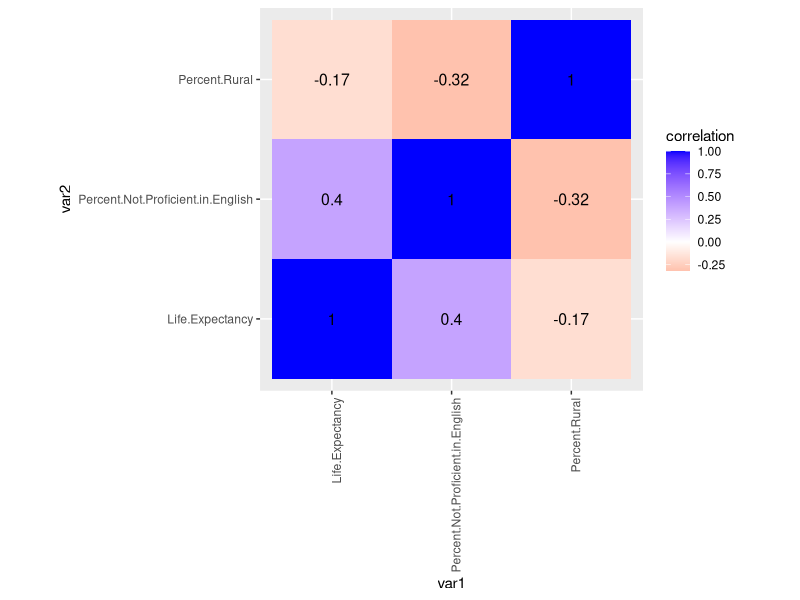
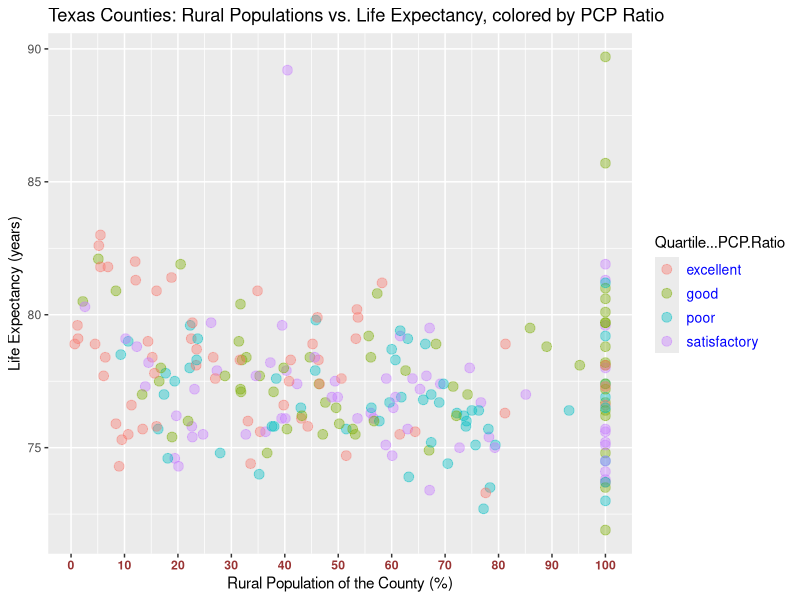
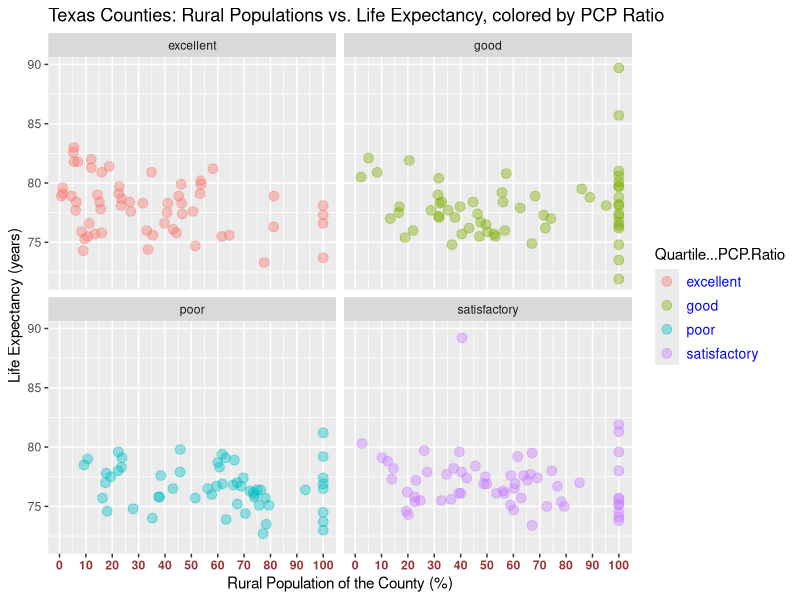
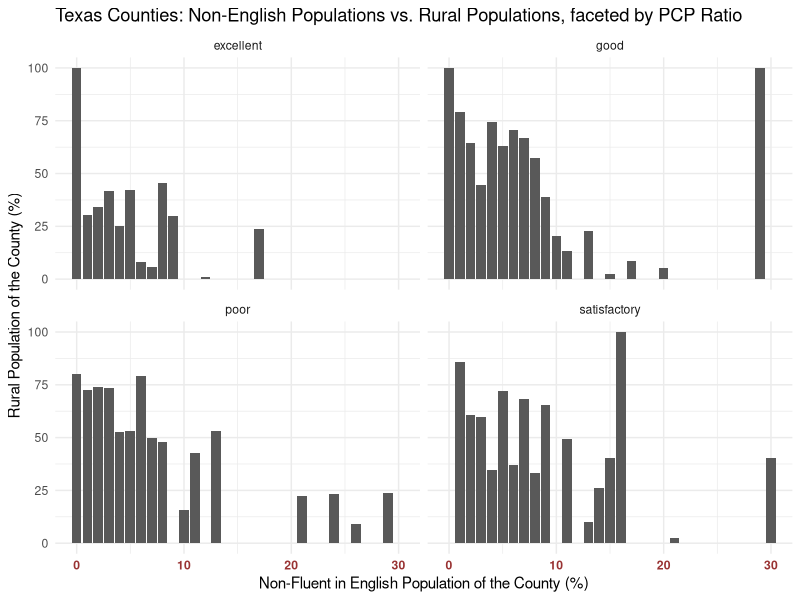
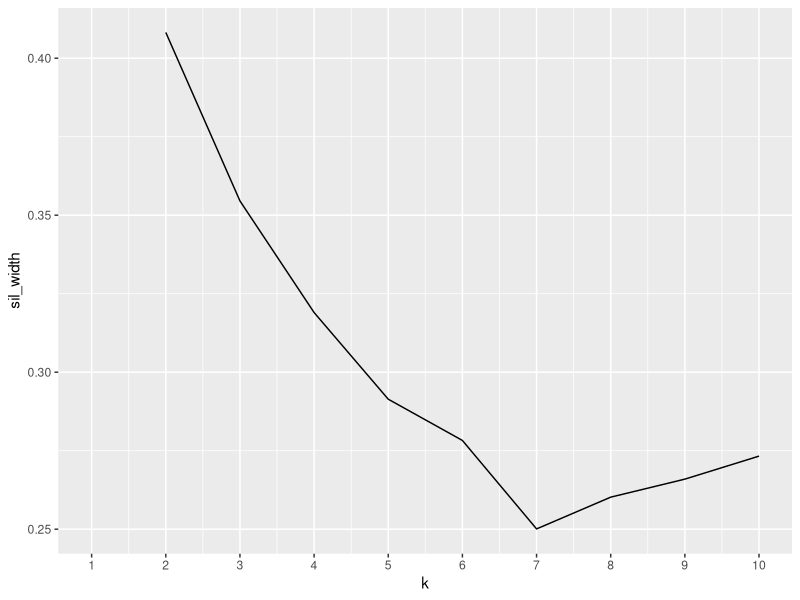
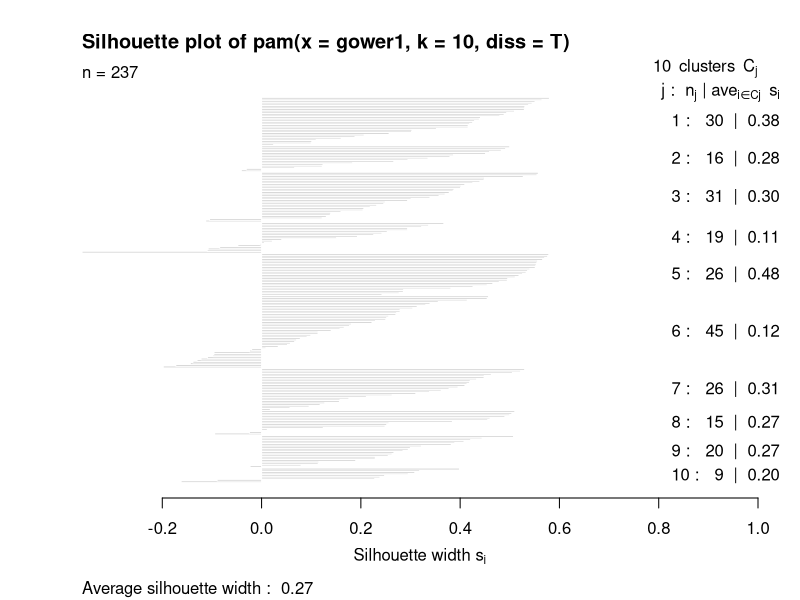

Reproduce these figures in R, in order.
## ---- chunk 1
knitr::opts_chunk$set(echo = TRUE, eval = TRUE, fig.align = "center", warning = F, message = F,
tidy=TRUE, tidy.opts=list(width.cutoff=60), R.options=list(max.print=100))
## ---- chunk 2
## My 2 datasets from countyhealthrankings.org were adapted from the 2020 County Health Rankings in order to only contain the Texas counties data. The common ID variable between the 2 datasets is Texas county name. 
## The first dataset called "Additional Measure Data" contains 3 numeric variables which are "Percent.Not.Proficient.in.English", "Percent.Rural", and "Life.Expectancy". 
## "Percent.Not.Proficient.in.English" is the percentage of residents in the county who are not fluent in English. 
## "Percent.Rural" is the percentage of the county that is classified as rural. 
## "Life.Expectancy" is the average life expectancy for individuals of all race backgrounds in the county. 
## The second dataset "Ranked Measure Data" is from the same 2020 report, and was simplified to contain 1 categorical variable "Quartile...PCP.Ratio" which is categorized "1, 2, 3, or 4" depending on the county's PCP (primary healthcare provider, aka doctors) ratio rank within the state. 
## Higher quartile rank correlates to a higher PCP:resident ratio, meaning that there are less primary care providers for a larger population of residents. 

## I am interested in this data because my Senior Undergraduate Thesis explores the impacts of telemedicine on access to care.
## I expect to see a negative/indirect association between "Percent.Not.Proficient.in.English" and "Life.Expectancy". I also expect to see "Life.Expectancy" increase as the "Quartile...PCP.Ratio" increases.  
library(dplyr) 
library(tidyverse)

dataset1<-read.csv("data1rankedmeasuredata.csv",header=TRUE)
head(dataset1)

dataset2<-read.csv("data2-addlmeasuredata.csv", header=TRUE)
head(dataset2)
## ---- chunk 3
# My datasets were already tidy. So, I will be using 'pivot_wider()' to make 'dataset1' untidy, and then use 'pivot_longer()' in order to re-tidy it.

# make dataset1 untidy via 'pivot_wider()'
untidy1<-dataset1%>%pivot_wider(names_from="County",values_from="Quartile...PCP.Ratio")

# re-tidy dataset1  via 'pivot_longer()'
untidy1%>%pivot_longer(cols=c(1:254),names_to="County", values_to="Quartile PCP Ratio")

# dataset1 is now re-tidy, back to original 
## ---- chunk 4

# Both datasets began with 254 observations- 1 for each of the 254 counties in Texas. The ID's for the counties were spelled and capitalized consistently across the 2 datasets. 

# I chose to use 'inner_join'. 'inner_join' works by dropping observation ID's that are missing in either dataset. Rather than introducing NA observations, any and all unmatched observations are dropped. Since both of my datasets both had all of the same observation ID's present, all of the join options would have yielded the same result: 254 observations of all of the counties. 'inner_join' results will show the same number of observations as the number of ID intersections between the 2 datasets. This is evidenced here: the 2 datasets share 254 county ID's, and the joined dataset shows 254 observations.

# No observations were dropped after joining, since both datasets had the same observations. Observations will be removed in the next step (Wrangling) and the potential consequences will be discussed there. 

fulldata<-dataset1%>%inner_join(dataset2)
head(fulldata)

## ---- chunk 5
# I used 'filter' and 'na.omit' to omit any observation rows that had 'NA' in any column. Originally, there are 254 counties/observations in Texas in the joined dataset, but 'na.omit' removed 17 observations, resulting in 237 counties in the filtered dataset. For example, county 'Borden' was omitted because it contained 'NA' in the 'Quartile...PCP.Ratio' variable. Potential problems in a real-life context include omission of crucial healthcare data, which will lead to a lack of knowledge and study of certain counties, possibly resulting in a lack of healthcare reform, which may manifest, for example, as fewer tax dollar dedications to improving medical facilities in these counties. 

fulldataUSE<-fulldata%>%filter(!is.na(Quartile...PCP.Ratio))%>%filter(!is.na(Percent.Not.Proficient.in.English))%>%filter(!is.na(Percent.Rural))%>%filter(!is.na(Life.Expectancy))

glimpse(fulldataUSE)
## ---- chunk 6
# 1) mutate: making the categorical variable 'Quartile...PCP.Ratio' clearer: changing number values to word values
# higher number value for quartile correlates to higher 'provider:resident' ratio, which is less ideal for patient care. So, '1' correlates to 'Excellent' and '4' correlates to 'Poor'.

data<-fulldataUSE%>%mutate(Quartile...PCP.Ratio = recode(Quartile...PCP.Ratio, `1` = "excellent", `2` = "good", `3` = "satisfactory", '4' = "poor"))
head(data)


# 2) mutate: generate a variable that is a function of another variable 
# the average life expectancy in Texas overall is 79.1 years. I generated a new variable 'LEcomparedtoTX' to compare each county's life expectancy to Texas' overall. A value of <1 indicates an average life expectancy lower than that of Texas' life expectancy. A value of >1 indicates better county life expectancy than the state's life expectancy overall. 
head(data%>%mutate(LEcomparedtoTX = Life.Expectancy/79.1))

## ---- chunk 7
# 1-5) use 5 unique functions (mean, sd, etc) inside 'summarize()'

# 1) mean % rural across counties = 52.33038%
data%>%summarize(mean_percent_rural = mean(Percent.Rural, na.rm=T))

# 2) number of distinct life expectancy values = 87 distinct year values
data%>%summarize(n_distinct(Life.Expectancy))

# 3) minimum county life expectancy value = 71.9 years
data%>%summarize(min(Life.Expectancy))

# 4) maximum county % not proficient in English value = 30%
data%>%summarize(max(Percent.Not.Proficient.in.English))

# 5) median % rural population value = 50.2%
data%>%summarize(median(Percent.Rural))

# 6-7) 2 statistics grouped by categorical variable 

# 6) mean life expectancy, grouped by 'Quartile...PCP.Ratio' categorical groups, arranged by descending average life expectancy (high->low). 
data%>%group_by(Quartile...PCP.Ratio)%>%summarize(mean_LifeExpectancy=mean(Life.Expectancy,na.rm=T))%>%arrange(desc(mean_LifeExpectancy))

# 7) mean percentage of rural population, grouped by "Quartile...PCP.Ratio" categorical groups, arranged by descending percentage of rural.
data%>%group_by(Quartile...PCP.Ratio)%>%summarize(mean_PercentRural=mean(Percent.Rural,na.rm=T))%>%arrange(desc(mean_PercentRural))

# 8-9) more summary statistics

# 8) mean life expectancy for counties with 25% or more of the population not proficient in English = 83.125 years.
data%>% filter(Percent.Not.Proficient.in.English>=25) %>%summarize(mean(Life.Expectancy))

# 9) mean life expectancy with a minimal rural population percentage (0-10%) = 79.42222 years.
data%>% filter(between(Percent.Rural,0,10))%>%summarize(mean(Life.Expectancy))


# 10) correlation matrix of numeric variables
cormatrix <- data %>% select_if(is.numeric) %>% cor(use="pair")
cormatrix
## ---- chunk 8
# 4.a) correlation heatmap of numeric variables 
tidycor <- cormatrix %>% as.data.frame%>%rownames_to_column("var1")%>%pivot_longer(-1,names_to="var2",values_to="correlation")

tidycor%>%ggplot(aes(var1,var2,fill=correlation))+geom_tile()+scale_fill_gradient2(low="red",mid="white",high="blue")+geom_text(aes(label=round(correlation,2)),color = "black", size = 4)+theme(axis.text.x = element_text(angle = 90, hjust=1))+coord_fixed()
## ---- chunk 9
# 1st of 2 ggplot: Rural Population Percentage vs. Life Expectancy, colored by PCP Ratio Quartile
# geom_point
# changed theme element: legend text color & size
# changed color for mapping: changed color of axis labels for mapping x-axis "Rural Population"
# add more x-axis tick marks, by 10's
# 
# plot summary: The graph shows a minimal-to-no correlation between rural percentage and life expectancy. As you move right-ward on the x-axis (rural population increases), life expectancy remains randomly scattered, although the trend line appears to be slightly negative. There also appears to be some relationship between PCP ratio and rural population, with noticeable changes regarding "excellent" and "poor" PCP ratios. As you move right-ward on the x-axis (rural population increases), the presence of red "excellent" dots decreases, and the presence of "poor" dots increases, but the amount of other PCP ratios (good, satisfactory) remains the same. Finally, there appears to be no correlation between PCP ratio and life expectancy. As you move up the y-axis (life expectancy increases), there are dots of all 4 colors, indicating no correlation between PCP ratio and life expectancy. These results are further supported by the faceted graph.
plot1<-ggplot(data = data, aes(x = Percent.Rural , y = Life.Expectancy, color = Quartile...PCP.Ratio)) +geom_point(size = 3, alpha = .4) + ggtitle("Texas Counties: Rural Populations vs. Life Expectancy, colored by PCP Ratio") + ylab("Life Expectancy (years)") + xlab("Rural Population of the County (%)")+theme(legend.text = element_text(colour="blue", size=10))+scale_x_continuous(breaks=seq(0,100,10))+theme(axis.text.x = element_text(face="bold", color="#993333"))
plot1

# plot faceted by PCP Ratio
plot1+facet_wrap(~Quartile...PCP.Ratio)

## ---- chunk 10
# 2nd of 2 ggplot: Non-Fluent English Percentage vs. Percent Rural, faceted by PCP Ratio 

# different geom: geom_bar
# changed theme element: theme_minimal
# changed color of mapping: changed color of x-axis ticks
# used stat="summary" function
# 
# plot summary: Overall, for all PCP ratio groups, as the percentage of non-English speakers increases, the rural population decreases, particularly for counties with a "good" PCP ratio. Although, the good PCP ratio counties have an outlier in the trend-line at the observation of 30% non-English population.  There is no correlation between non-English population and PCP ratio- for example: 30% non-English population counties exist in the poor, satisfactory, and good PCP ratio categories. Excellent PCP ratio counties have the lowest proportions of rural populations, on average. For poor PCP ratio counties, rural population remains about constant as non-English population increases, until a non-English percentage of about 7% where the rural population percentage begins to drop. 
data%>%ggplot(aes(Percent.Not.Proficient.in.English,Percent.Rural))+geom_bar(stat="summary")+facet_wrap(~Quartile...PCP.Ratio) + ggtitle("Texas Counties: Non-English Populations vs. Rural Populations, faceted by PCP Ratio") + ylab("Rural Population of the County (%)") + xlab("Non-Fluent in English Population of the County (%)")+theme_minimal()+theme(axis.text.x = element_text(face="bold", color="#993333"))

## ---- chunk 11
# using PAM 
library(cluster) 

# modify daa by removing categorical variables, leaving numerical variables only, find gower dissimilarities
data2<-data%>%mutate_if(is.character,as.factor)%>%column_to_rownames("County")%>%select(-Quartile...PCP.Ratio)
gower1<-daisy(data2,metric="gower")


# using silhouette width: 
sil_width<-vector()
for(i in 2:10){  
  pam_fit <- pam(gower1, diss = TRUE, k = i)  
  sil_width[i] <- pam_fit$silinfo$avg.width  
}

#plot: which k value to pick
ggplot()+geom_line(aes(x=1:10,y=sil_width))+scale_x_continuous(name="k",breaks=1:10)

# yields k=10 is the best cluster value 

# now,  use  gower dissimilarities to perform PAM clustering
pam10 <- pam(gower1, k = 10, diss = T)

# plot to interpret fit 
plot(pam10,which=2)

# final medoids yields Hopkins, Pecos, Nacogdoches, Milam, Van Zandt, Colorado, Frio, Newton, Midland, Haskell 
data %>% slice(pam10$id.med)

# PAM summary: 
# The PCP ratio variable was removed, since it is a categorical variable. The silhouette width method yielded that k=10 clusters was the best fit. Counties Hopkins, Pecos, Nacogdoches, Milam, Van Zandt, Colorado, Frio, Newton, Midland, Haskell were the best representations of their clusters. 
